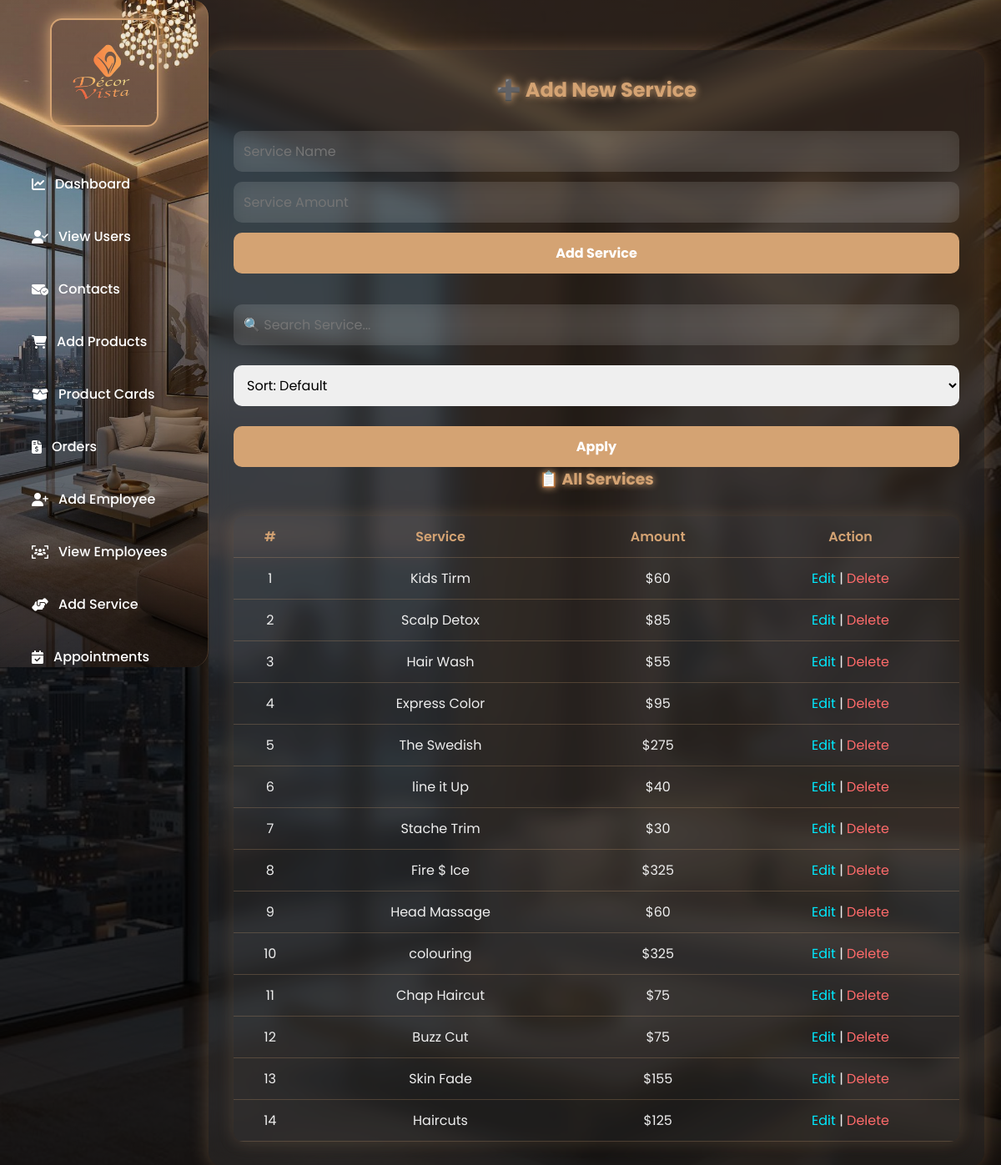
Screenshot of /appointment_service_add.php with the database file from the repository.
### tables this page shows
CREATE TABLE `services` (
  `id` int(11) NOT NULL,
  `service_name` varchar(100) NOT NULL,
  `amount` int(11) NOT NULL
);

### appointment_service_add.php (the view, shortened to what this page needs)
<?php
include 'db.php';
$editing = false;
$edit_name = '';
$edit_amount = '';
$search = isset($_GET['search']) ? $conn->real_escape_string($_GET['search']) : '';
$sort = isset($_GET['sort']) ? $_GET['sort'] : 'id';
$valid_sorts = ['id', 'service_name', 'amount'];
$sort = in_array($sort, $valid_sorts) ? $sort : 'id';
$sql = "SELECT * FROM services";
$sql .= " ORDER BY $sort DESC";
$result = $conn->query($sql);
?>
<!DOCTYPE html>
<html lang="en">
<head>
  <link rel="stylesheet" href="https://cdnjs.cloudflare.com/ajax/libs/font-awesome/6.5.0/css/all.min.css">
</head>
<body>
<div class="sidebar" id="sidebar">
  <div class="logo">
      <img src="decorevistaimages/logo.png" alt="Logo" />
    </div>
    <nav>
<a href="admin.php"><i class="fa-solid fa-chart-line"></i> Dashboard</a>
<a href="Signup_view.php"><i class="fa-solid fa-user-check"></i> View Users</a>
<a href="contect_view.php"><i class="fa-solid fa-envelope-circle-check"></i> Contacts</a>
<a href="admin_add_product3.php"><i class="fa-solid fa-cart-shopping"></i> Add Products</a>
<a href="view_products_cards.php"><i class="fa-solid fa-box-open"></i> Product Cards</a>
<a href="admin_order.php"><i class="fa-solid fa-file-invoice-dollar"></i> Orders</a>
<a href="admin_add_employee.php"><i class="fa-solid fa-user-plus"></i> Add Employee</a>
<a href="admin_view_employee.php"><i class="fa-solid fa-users-viewfinder"></i> View Employees</a>
<a href="appointment_service_add.php"><i class="fa-solid fa-handshake-angle"></i> Add Service</a>
<a href="appointments_view.php"><i class="fa-solid fa-calendar-check"></i> Appointments</a>
    </nav>
  </div>
<div class="box">
  <h2><?= $editing ? '✏️ Update Service' : '➕ Add New Service' ?></h2>
  <form method="POST">
    <input type="text" name="service_name" placeholder="Service Name" value="<?= htmlspecialchars($edit_name) ?>" required>
    <input type="number" name="amount" placeholder="Service Amount" value="<?= htmlspecialchars($edit_amount) ?>" required>
    <button type="submit"><?= $editing ? 'Update Service' : 'Add Service' ?></button>
  </form>
  <form method="GET" class="search-sort">
    <input type="text" name="search" placeholder="🔍 Search Service..." value="<?= htmlspecialchars($search) ?>">
    <select name="sort">
      <option value="id" <?= $sort == 'id' ? 'selected' : '' ?>>Sort: Default</option>
    </select>
    <button type="submit">Apply</button>
  </form>
  <h3>📋 All Services</h3>
  <table>
    <tr>
      <th>#</th>
      <th>Service</th>
      <th>Amount</th>
      <th>Action</th>
    </tr>
    <?php $i = 1; while($row = $result->fetch_assoc()): ?>
    <tr>
      <td><?= $i++ ?></td>
      <td><?= htmlspecialchars($row['service_name']) ?></td>
      <td>$<?= $row['amount'] ?></td>
      <td>
        <a class="edit" href="?edit=<?= $row['id'] ?>">Edit</a> |
        <a class="delete" href="?delete=<?= $row['id'] ?>" onclick="return confirm('Delete this service?')">Delete</a>
      </td>
    </tr>
    <?php endwhile; ?>
  </table>
</div>
</body>
</html>

### appointment_service_add.php (style rules this page uses)
:root { --brand-accent: #d4a373; --brand-hover: #b89560; --text-light: #f1f1f1; --bg-dark: #121212; --card-bg: rgba(255, 255, 255, 0.06); --sidebar-width: 250px; --glass-blur: blur(12px); --border-color: rgba(212,163,115,0.25); }
* { margin: 0; padding: 0; box-sizing: border-box; font-family: 'Poppins', sans-serif; }
body { background: linear-gradient(180deg, rgba(212,163,115,0.05), rgba(0,0,0,0.6)), url('decorevistaimages/aaca7cec36ff5dd44456a145fc7a6b70.jpg') center/cover no-repeat; color: var(--text-light); padding: 60px 20px 20px var(--sidebar-width); position: relative; }
body::before { content: ''; position: fixed; inset: 0; background: rgba(0, 0, 0, 0.65); z-index: -1; }
.box { max-width: 1000px; margin: auto; background: var(--card-bg); padding: 30px; border-radius: 18px; box-shadow: 0 0 22px rgba(212,163,115,0.3); backdrop-filter: var(--glass-blur); overflow: hidden; }
h2, h3 { text-align: center; margin-bottom: 20px; color: var(--brand-accent); text-shadow: 0 0 8px var(--brand-accent); }
input, select, button { width: 100%; padding: 12px; margin-top: 12px; border: none; border-radius: 10px; font-size: 16px; backdrop-filter: var(--glass-blur); }
input { background: rgba(255, 255, 255, 0.1); color: #fff; }
button { background: var(--brand-accent); color: #fff; font-weight: bold; cursor: pointer; transition: 0.3s ease, transform 0.2s ease; }
table { width: 100%; margin-top: 30px; border-collapse: collapse; background: rgba(255, 255, 255, 0.04); border-radius: 12px; overflow: hidden; box-shadow: 0 0 20px rgba(212,163,115,0.2); }
th, td { padding: 12px; text-align: center; border-bottom: 1px solid var(--border-color); color: #eee; }
th { color: var(--brand-accent); font-weight: 600; }
.edit { color: #00eaff; text-decoration: none; }
.delete { color: #ff6b6b; text-decoration: none; }
.search-sort { margin-top: 25px; display: flex; gap: 12px; flex-wrap: wrap; }
.sidebar { width: var(--sidebar-width); background: linear-gradient(180deg, rgba(212,163,115,0.1), rgba(0,0,0,0.7)), url('decorevistaimages/aaca7cec36ff5dd44456a145fc7a6b70.jpg') center/cover no-repeat; padding: 22px; position: fixed; height: 100vh; overflow-y: auto; border-right: 1px solid var(--border-color); backdrop-filter: var(--glass-blur); z-index: 999; top: 0; left: 0; transform: translateX(0); transition: transform 0.3s ease-in-out; border-radius: 0 20px 20px 0; }
.sidebar .logo { text-align: center; margin-bottom: 35px; }
.sidebar .logo img { width: 130px; border-radius: 14px; border: 2px solid var(--brand-accent); box-shadow: 0 0 18px var(--brand-accent); }
.sidebar nav a { display: flex; align-items: center; color: #fff; text-decoration: none; padding: 14px 16px; margin: 10px 0; border-radius: 14px; font-weight: 500; font-size: 16px; gap: 12px; transition: 0.35s ease; }

### rows the page displays
services: service_name "Kids Tirm", amount "60"
services: service_name "Scalp Detox", amount "85"
services: service_name "Hair Wash", amount "55"
services: service_name "Express Color", amount "95"
services: service_name "The Swedish", amount "275"
services: service_name "line it Up", amount "40"
services: service_name "Stache Trim", amount "30"
services: service_name "Fire $ Ice", amount "325"
services: service_name "Head Massage", amount "60"
services: service_name "colouring", amount "325"
services: service_name "Chap Haircut", amount "75"
services: service_name "Buzz Cut", amount "75"
services: service_name "Skin Fade", amount "155"
services: service_name "Haircuts", amount "125"
